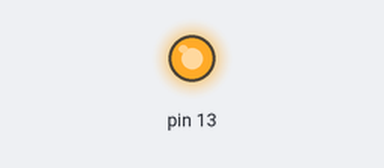
Recording of a program running on a simulated Raspberry Pi (header pin numbers). On the bench: output pins drawn as LEDs (lit = HIGH). What the program prints to the terminal is not drawn.

Above: at 0.1 s.
Timing chart, 0 to 1.6 s (numbered marks = the images above):
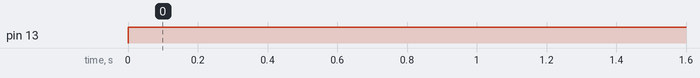

The program:

leds.py
```python
import RPi.GPIO as GPIO
import time
GPIO.setwarnings(False)
GPIO.setmode(GPIO.BOARD)
GPIO.setup(13,GPIO.OUT)


while True :
    print("the light1 s on")
    GPIO.output(13,True)
    time.sleep(5)
    print("the light1 is  off")
    GPIO.output(13,False)


GPIO.cleanup()
```

Measured:
- by itself, pin 13: LOW → HIGH at 0.00 s
